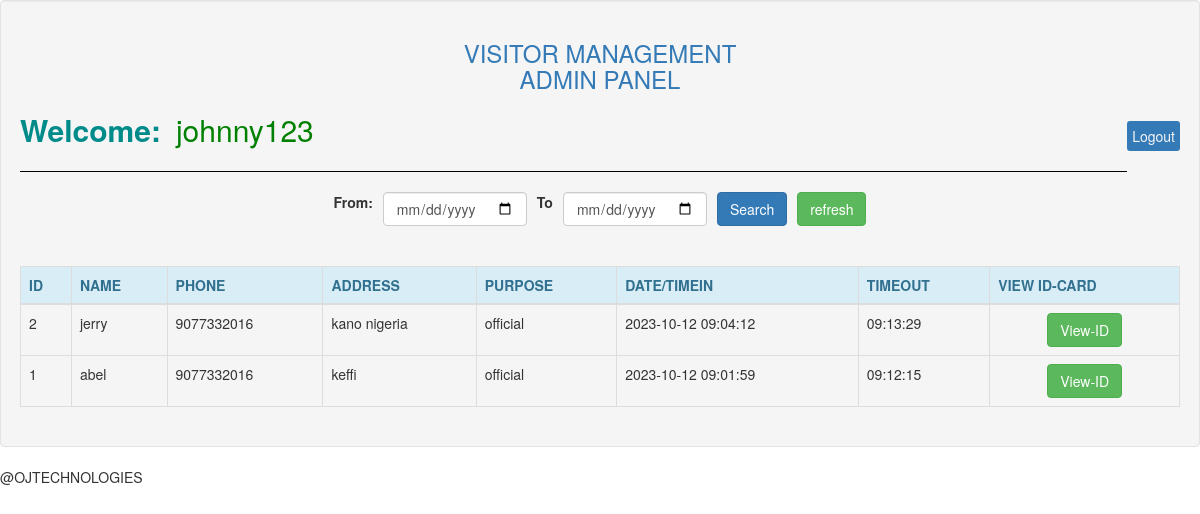
The page /home.php (signed in) on the database its author committed.
### tables this page shows
CREATE TABLE `user` (
  `user_id` int(11) NOT NULL,
  `username` varchar(50) NOT NULL,
  `password` varchar(50) NOT NULL
);

CREATE TABLE `visitor` (
  `id_no` int(11) NOT NULL,
  `name` varchar(50) NOT NULL,
  `phone` bigint(50) NOT NULL,
  `address` varchar(100) NOT NULL,
  `purpose` varchar(1000) NOT NULL,
  `date` datetime NOT NULL DEFAULT current_timestamp(),
  `time` time DEFAULT NULL
);

### range.php (the view)
<?php
	require 'db.php';
	if(ISSET($_POST['search'])){
		$date1 = date("Y-m-d", strtotime($_POST['date1']));
		$date2 = date("Y-m-d", strtotime($_POST['date2']));
		$query=mysqli_query($conn, "SELECT * FROM `visitor` WHERE date(`date`) BETWEEN '$date1' AND '$date2'") or die(mysqli_error());
		$row=mysqli_num_rows($query);
		if($row>0){
			while($fetch=mysqli_fetch_array($query)){
?>
		<tr>
		<td><?php echo $fetch['id_no']?></td>
		<td><?php echo $fetch['name']?></td>
		<td><?php echo $fetch['phone']?></td>
		<td><?php echo $fetch['address']?></td>
		<td><?php echo $fetch['purpose']?></td>
		<td><?php echo $fetch['date']?></td>
		<td><?php echo $fetch['time']?></td>
		<td><form class="form" method="POST" action="adminviewid.php">
        <button  class="btn btn-success type="submit"  name="id_no" value=" <?php echo $fetch['id_no']?>">View-ID</button>
       </form></td>
	</tr>
<?php
			}
		}else{
			echo'
			<tr>
				<td colspan = "4"><center>Record Not Found</center></td>
			</tr>';
		}
	}else{
		$query=mysqli_query($conn, "SELECT * FROM `visitor` ORDER BY `visitor`.`id_no` DESC") or die(mysqli_error());
		while($fetch=mysqli_fetch_array($query)){
?>
	<tr>
		<td><?php echo $fetch['id_no']?></td>
		<td><?php echo $fetch['name']?></td>
		<td><?php echo $fetch['phone']?></td>
		<td><?php echo $fetch['address']?></td>
		<td><?php echo $fetch['purpose']?></td>
		<td><?php echo $fetch['date']?></td>
		<td><?php echo $fetch['time']?></td>
		<td><form class="form" method="POST" action="adminviewid.php">
        <button class="btn btn btn-success " type="submit"  name="id_no" value=" <?php echo $fetch['id_no']?>">View-ID</button>
       </form></td>
	</tr>
<?php
		}
	}
?>

### home.php (shortened to what this page needs)
<!DOCTYPE html>
<html lang="en">
	<head>
		<link rel="stylesheet" type="text/css" href="css/bootstrap.css"/>
	</head>
<body>
	<div class="col-md-15 well">
		<h3 class="text-primary">VISITOR MANAGEMENT<br>ADMIN PANEL</h3>
			<?php
				require('db.php');
				$query = mysqli_query($conn, "SELECT * FROM `user` WHERE `user_id`='$_SESSION[user_id]'") ;
				$fetch = mysqli_fetch_array($query);
				echo "<h2><label>Welcome:</label>" .$fetch['username']."</h2>";
			?>
			<a href="logout.php" id="link">Logout</a>
		<hr style="border-top:0.7px solid #000;"/>
		<form class="form-inline" method="POST" action="">
			<label>From:</label>
			<input type="date" class="form-control" placeholder="Start"  name="date1" value="<?php echo isset($_POST['date1']) ? $_POST['date1'] : '' ?>" />
			<label>To</label>
			<input type="date" class="form-control" placeholder="End"  name="date2" value="<?php echo isset($_POST['date2']) ? $_POST['date2'] : '' ?>"/>
			<button class="btn btn-primary" name="search">Search</button>
       <a href="home.php" type="button" class="btn btn-success">refresh</a>
		</form>
		<br /><br />
		<div class="table-responsive">
			<table class="table table-bordered">
				<thead class="alert-info">
					<tr>
						<th>ID</th>
						<th>NAME</th>
						<th>PHONE</th>
						<th>ADDRESS</th>
                        <th>PURPOSE</th>
                        <th>DATE/TIMEIN</th>
                        <th>TIMEOUT</th>
						<th >VIEW ID-CARD</th>
					</tr>
				</thead>
				<tbody>
					<?php include'range.php'?>
				</tbody>
			</table>
		</div>
	</div>
</body>
</html>

### home.php (style rules this page uses)
h3 { text-align: center; }
h2 { color: green; }
h2 label { color: darkcyan; margin-right: 15px; }
#link { float: right; position: relative; top: -40px; background-color: #337ab7; padding: 5px; border-radius: 3px; color: whitesmoke; text-decoration: none; }
form { display: flex; justify-content: center; gap: 10px; }

### rows shown on the page
user: username "johnny123"
visitor: id_no "2", name "jerry", phone "9077332016", address "kano nigeria", purpose "official", date "2023-10-12 09:04:12", time "09:13:29"
visitor: id_no "1", name "abel", phone "9077332016", address "keffi", purpose "official", date "2023-10-12 09:01:59", time "09:12:15"
